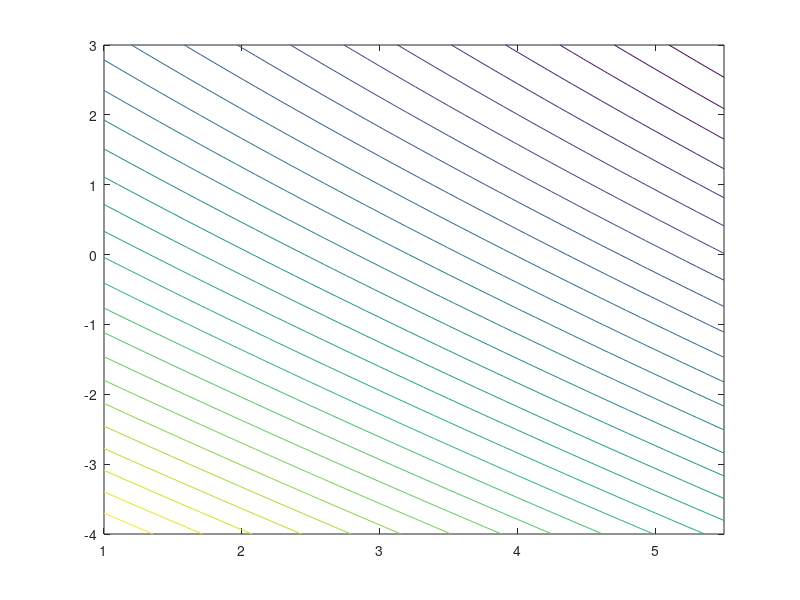

The MATLAB source for this figure:
clear all
clc

z=0.1675;
x=1:0.1:5.5;
y=-4:0.1:3;
[x y]=meshgrid(x,y);
t=-0.1.*z.^2+17*exp(-0.1.*((0.1.*x-2)-(0.05.*y-1).^2-(z-1).^2))-10;
contour (x,y,t,30)